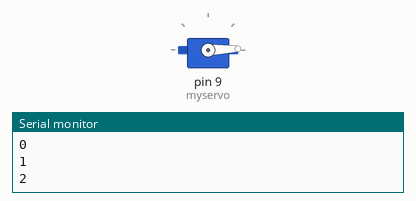
A sketch run on a simulated Arduino Uno, built with avr-gcc and run on an emulated ATmega328P. Parts: servo, the last lines printed to the serial monitor.

Above: at 0.05 s.
At 0.6 s:
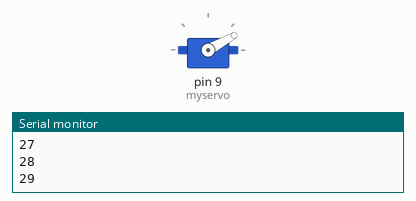
At 1.05 s:
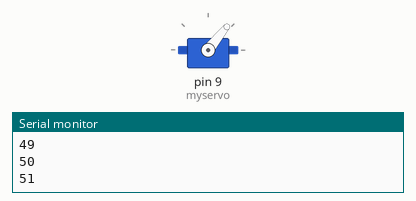
At 2.1 s:
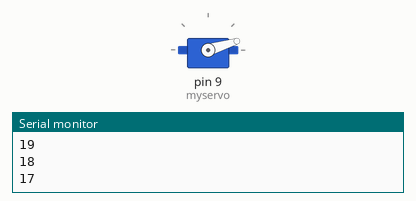
Timing chart, 0 to 5.6 s (numbered marks = the images above):
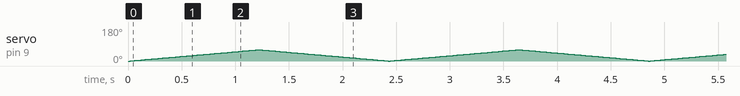

The sketch:

Servo.ino
```cpp
#include <Servo.h>


Servo myservo;
int pos=0;

void setup() {
  // put your setup code here, to run once:
  myservo.attach(9);
  Serial.begin(9600);
}

void loop() {
  // put your main code here, to run repeatedly:


  for(pos=0;pos<60;pos+=1)
  {
    Serial.println(pos);
    myservo.write(pos);
    delay(20);
  }

  for(pos=60;pos>=1;pos-=1)
  {
    Serial.println(pos);
    myservo.write(pos);
    delay(20);
  }
}
```
